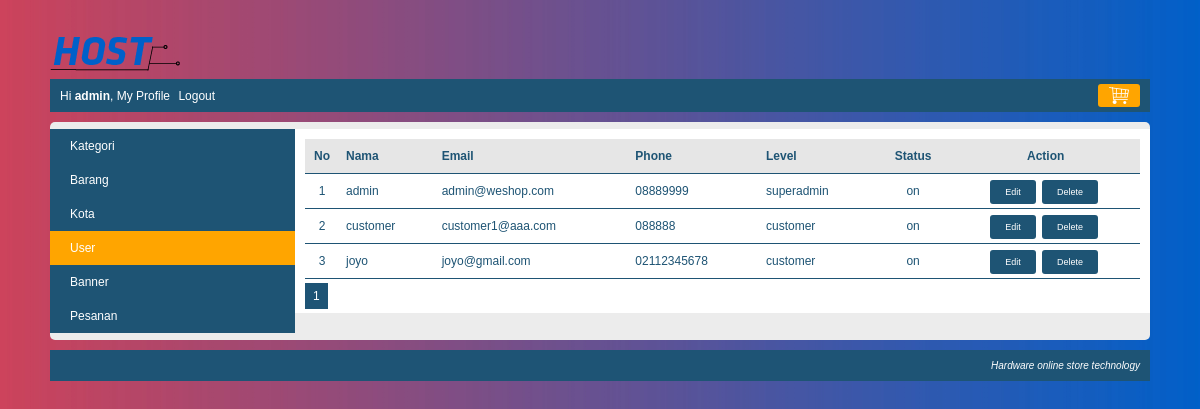
The app's page /index.php?page=my_profile&module=user&action=list (signed in) with its own data.
### tables this page shows
CREATE TABLE `user` (
  `user_id` int(10) NOT NULL,
  `level` varchar(30) NOT NULL,
  `nama` varchar(150) NOT NULL,
  `email` varchar(160) NOT NULL,
  `alamat` varchar(400) NOT NULL,
  `phone` varchar(15) NOT NULL,
  `password` varchar(300) NOT NULL,
  `status` enum('on','off') NOT NULL
);

### module/user/list.php (the view, shortened to what this page needs)
<?php
	$pagination = isset($_GET["pagination"]) ? $_GET["pagination"] : 1;
	$data_per_halaman = 5;
    $mulai_dari = ($pagination-1) * $data_per_halaman;
    $no=1 +$mulai_dari;
    $queryAdmin = mysqli_query($koneksi, "SELECT * FROM user ORDER BY nama ASC LIMIT $mulai_dari, $data_per_halaman");
    if(mysqli_num_rows($queryAdmin) == 0)
    {
        echo "<h3>Saat ini belum ada data user yang dimasukan</h3>";
    }
    else
    {
        echo "<table class='table-list'>";
            echo "<tr class='baris-title'>
                    <th class='kolom-nomor'>No</th>
                    <th class='kiri'>Nama</th>
                    <th class='kiri'>Email</th>
                    <th class='kiri'>Phone</th>
                    <th class='kiri'>Level</th>
                    <th class='tengah'>Status</th>
                    <th class='tengah'h>Action</th>
                 </tr>";
            while($rowUser=mysqli_fetch_array($queryAdmin))
            {
                echo "<tr>
                        <td class='kolom-nomor'>$no</td>
                        <td>$rowUser[nama]</td>
                        <td>$rowUser[email]</td>
                        <td>$rowUser[phone]</td>
                        <td>$rowUser[level]</td>
                        <td class='tengah'>$rowUser[status]</td>
                        <td class='tengah'>
                        <a class='tombol-action' href='".BASE_URL."index.php?page=my_profile&module=user&action=form&user_id=$rowUser[user_id]"."'>Edit</a>
                        <a class='tombol-action' href='".BASE_URL."module/user/action.php?button=Delete&user_id=$rowUser[user_id]'>Delete</a>
                        </td>
                     </tr>";
                $no++;
            }
        echo "</table>";
    }
?>

### css/Style.css (style rules this page uses)
body { font-family: arial; font-size: 12px; color: #1e5474; background-image: url(../images/BG.jpg); height: 100%; background-repeat: no-repeat; background-size: cover; margin: 0px; }
.table-list { width: 100%; border-collapse: collapse; }
.table-list tr { border-bottom: 1px solid #1e5474; }
.table-list tr.baris-title { background: #E6E6E6; }
.table-list tr th, .table-list tr td { padding: 10px 7px; }
.kolom-nomor { width: 20px; text-align: center; }
.tengah { text-align: center; }
.kiri { text-align: left; }
.tombol-action { background: #1e5474; color: white; padding: 7px 15px; border-radius: 3px; cursor: pointer; text-decoration: none; margin-right: 3px; font-size: 9px; }

### records on screen
user: nama "admin", email "admin@weshop.com", phone "08889999", level "superadmin", status "on"
user: nama "customer", email "customer1@aaa.com", phone "088888", level "customer", status "on"
user: nama "joyo", email "joyo@gmail.com", phone "02112345678", level "customer", status "on"

### other values on screen
$nama "admin"
